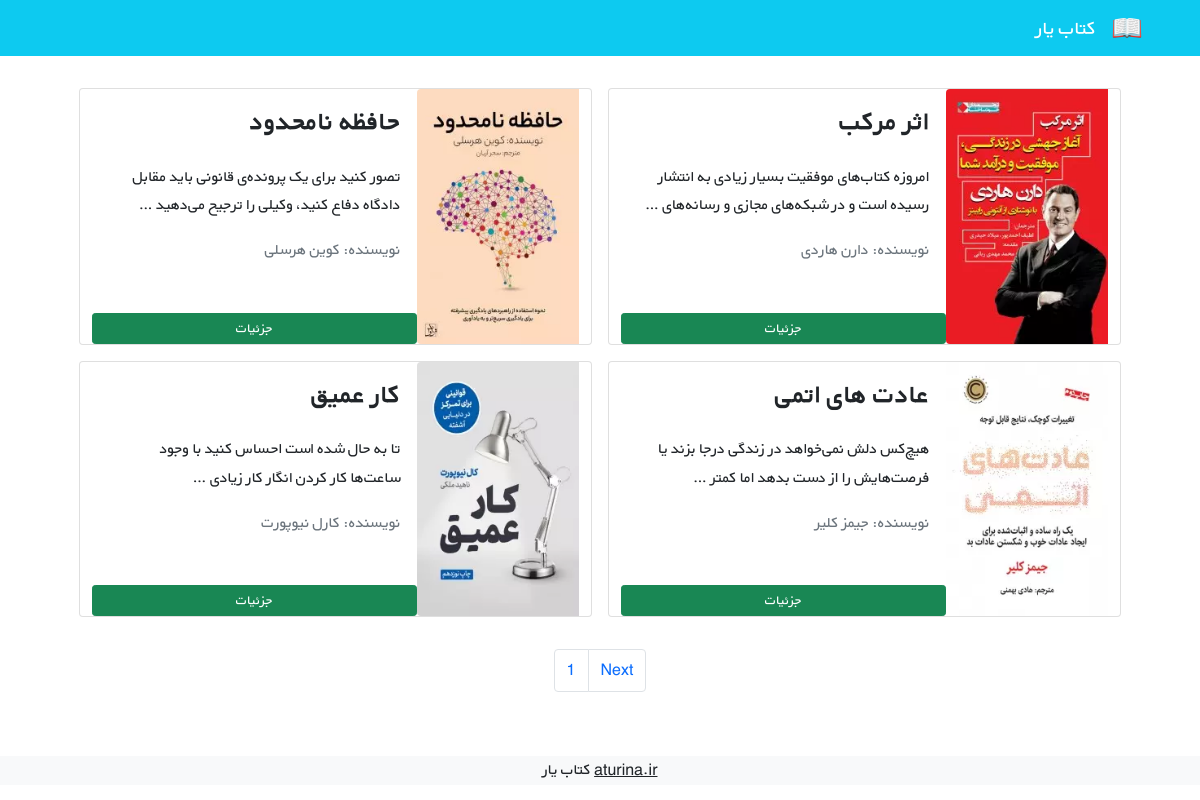
The page /books/ on the database its author committed.
### books/models.py (models this page shows, shortened)
class Book (models.Model):
    title = models.CharField(max_length=200)
    description = models.TextField()
    author = models.CharField(max_length=200)
    price = models.DecimalField(max_digits=5, decimal_places=2, )
    date_time_create = models.DateTimeField(auto_now_add=True)
    date_time_modify = models.DateTimeField(auto_now=True)
    cover = models.ImageField(upload_to='covers/', blank=True)
    def get_absolute_url(self):
        return reverse('book_detail', args=[self.id])

### books/views.py (the view)
# urls.py: path('', views.BookListView.as_view(), name='book_list', ),
class BookListView(generic.ListView):
    model = Book
    context_object_name = 'books'   #be dard halghe for too safhe listemoon mikhore
    template_name = 'book/book_list.html'
    paginate_by = 4

### books/templates/book/book_list.html (shortened to what this page needs)
{% extends '_base.html' %}
{% block content %}
    <div class="container mt-4">
        <div class="row flex-row-reverse justify-content-md-center">
            {% for book in  books %}
                <div class="card m-2" style="max-width: 45%">
                    <div class="row g-0 h-100" dir="rtl">
                        <div class="col-md-4">
                            {% if book.cover %}
                                <img src="{{ book.cover.url }}"
                                     class="img-fluid rounded-start" alt="...">
                            {% endif %}
                        </div>
                        <div class="col-md-8 h-100">
                            <div class="d-flex flex-column justify-content-between h-100">
                                <div class="card-body">
                                    <h3 class="card-title"><strong>{{ book.title }}</strong></h3>
                                    <p class="card-text pt-3">{{ book.description | truncatewords:15 }}</p>
                                    <p class="text-muted">نویسنده: {{ book.author }}</p>
                                </div>
                                <a href="{{ book.get_absolute_url }} " class="btn btn-sm btn-success">جزئیات</a>
                            </div>
                        </div>
                    </div>
                </div>
            {% endfor %}
        </div>
    </div>
    <div class="container mt-4">
        <div class="d-flex justify-content-center">
            <nav aria-label="Page navigation example">
                <ul class="pagination">
                    <li class="page-item"><a class="page-link" href="#">{{ page_obj.number }}</a></li>
                    {% if page_obj.has_next %}
                        <li class="page-item"><a class="page-link" href="?page={{ page_obj.next_page_number }}">Next</a>
                        </li>
                    {% endif %}
                </ul>
            </nav>
        </div>
    </div>
{% endblock content %}

### static/css/style.css (style rules this page uses)
* { font-family: 'BYekan', sans-serif; line-height: 1.8rem; }

### rows shown on the page
Book: cover (picture), title "اثر مرکب", description "امروزه کتاب‌های موفقیت بسیار زیادی به انتشار رسیده است و در شبکه‌های مجازی و رسانه‌های …", author "دارن هاردی"
Book: cover (picture), title "حافظه نامحدود", description "تصور کنید برای یک پرونده‌ی قانونی باید مقابل دادگاه دفاع کنید، وکیلی را ترجیح می‌دهید …", author "کوین هرسلی"
Book: cover (picture), title "عادت های اتمی", description "هیچ‌کس دلش نمی‌خواهد در زندگی درجا بزند یا فرصت‌هایش را از دست بدهد اما کمتر …", author "جیمز کلیر"
Book: cover (picture), title "کار عمیق", description "تا به حال شده است احساس کنید با وجود ساعت‌ها کار کردن انگار کار زیادی …", author "کارل نیوپورت"

### other values the page prints
{{ page_obj.number }} "1"
